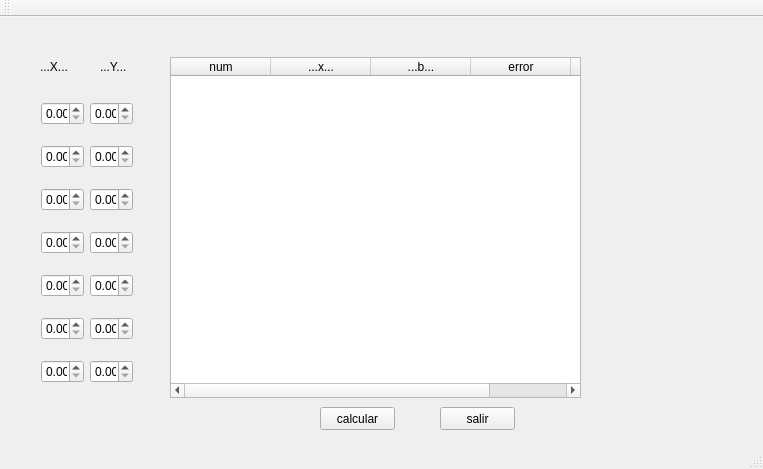
<?xml version="1.0" encoding="UTF-8"?>
<ui version="4.0">
 <class>regresionlineal</class>
 <widget class="QMainWindow" name="regresionlineal">
  <property name="geometry">
   <rect>
    <x>0</x>
    <y>0</y>
    <width>763</width>
    <height>469</height>
   </rect>
  </property>
  <property name="windowTitle">
   <string>regresionlineal</string>
  </property>
  <widget class="QWidget" name="centralWidget">
   <widget class="QPushButton" name="calcular">
    <property name="geometry">
     <rect>
      <x>320</x>
      <y>390</y>
      <width>75</width>
      <height>23</height>
     </rect>
    </property>
    <property name="text">
     <string>calcular</string>
    </property>
   </widget>
   <widget class="QTableWidget" name="tabla">
    <property name="geometry">
     <rect>
      <x>170</x>
      <y>40</y>
      <width>411</width>
      <height>341</height>
     </rect>
    </property>
    <column>
     <property name="text">
      <string>num</string>
     </property>
    </column>
    <column>
     <property name="text">
      <string>...x...</string>
     </property>
    </column>
    <column>
     <property name="text">
      <string>...b...</string>
     </property>
    </column>
    <column>
     <property name="text">
      <string>error</string>
     </property>
    </column>
    <column>
     <property name="text">
      <string>sr</string>
     </property>
    </column>
   </widget>
   <widget class="QPushButton" name="pushButton">
    <property name="geometry">
     <rect>
      <x>440</x>
      <y>390</y>
      <width>75</width>
      <height>23</height>
     </rect>
    </property>
    <property name="text">
     <string>salir</string>
    </property>
   </widget>
   <widget class="QLabel" name="label">
    <property name="geometry">
     <rect>
      <x>40</x>
      <y>40</y>
      <width>51</width>
      <height>20</height>
     </rect>
    </property>
    <property name="text">
     <string>...X...</string>
    </property>
   </widget>
   <widget class="QLabel" name="label_2">
    <property name="geometry">
     <rect>
      <x>100</x>
      <y>40</y>
      <width>41</width>
      <height>20</height>
     </rect>
    </property>
    <property name="text">
     <string>...Y...</string>
    </property>
   </widget>
   <widget class="QWidget" name="layoutWidget">
    <property name="geometry">
     <rect>
      <x>30</x>
      <y>60</y>
      <width>114</width>
      <height>334</height>
     </rect>
    </property>
    <layout class="QGridLayout" name="gridLayout">
     <item row="0" column="0">
      <widget class="QDoubleSpinBox" name="xi1"/>
     </item>
     <item row="1" column="1">
      <widget class="QDoubleSpinBox" name="yi2"/>
     </item>
     <item row="2" column="0">
      <widget class="QDoubleSpinBox" name="xi3"/>
     </item>
     <item row="3" column="1">
      <widget class="QDoubleSpinBox" name="yi4"/>
     </item>
     <item row="4" column="0">
      <widget class="QDoubleSpinBox" name="xi5"/>
     </item>
     <item row="4" column="1">
      <widget class="QDoubleSpinBox" name="yi5"/>
     </item>
     <item row="5" column="1">
      <widget class="QDoubleSpinBox" name="yi6"/>
     </item>
     <item row="6" column="1">
      <widget class="QDoubleSpinBox" name="yi7"/>
     </item>
     <item row="0" column="1">
      <widget class="QDoubleSpinBox" name="yi1"/>
     </item>
     <item row="1" column="0">
      <widget class="QDoubleSpinBox" name="xi2"/>
     </item>
     <item row="2" column="1">
      <widget class="QDoubleSpinBox" name="yi3"/>
     </item>
     <item row="3" column="0">
      <widget class="QDoubleSpinBox" name="xi4"/>
     </item>
     <item row="5" column="0">
      <widget class="QDoubleSpinBox" name="xi6"/>
     </item>
     <item row="6" column="0">
      <widget class="QDoubleSpinBox" name="xi7"/>
     </item>
    </layout>
   </widget>
  </widget>
  <widget class="QMenuBar" name="menuBar">
   <property name="geometry">
    <rect>
     <x>0</x>
     <y>0</y>
     <width>763</width>
     <height>21</height>
    </rect>
   </property>
  </widget>
  <widget class="QToolBar" name="mainToolBar">
   <attribute name="toolBarArea">
    <enum>TopToolBarArea</enum>
   </attribute>
   <attribute name="toolBarBreak">
    <bool>false</bool>
   </attribute>
  </widget>
  <widget class="QStatusBar" name="statusBar"/>
 </widget>
 <layoutdefault spacing="6" margin="11"/>
 <resources/>
 <connections>
  <connection>
   <sender>pushButton</sender>
   <signal>clicked()</signal>
   <receiver>regresionlineal</receiver>
   <slot>close()</slot>
   <hints>
    <hint type="sourcelabel">
     <x>493</x>
     <y>435</y>
    </hint>
    <hint type="destinationlabel">
     <x>629</x>
     <y>439</y>
    </hint>
   </hints>
  </connection>
 </connections>
</ui>
